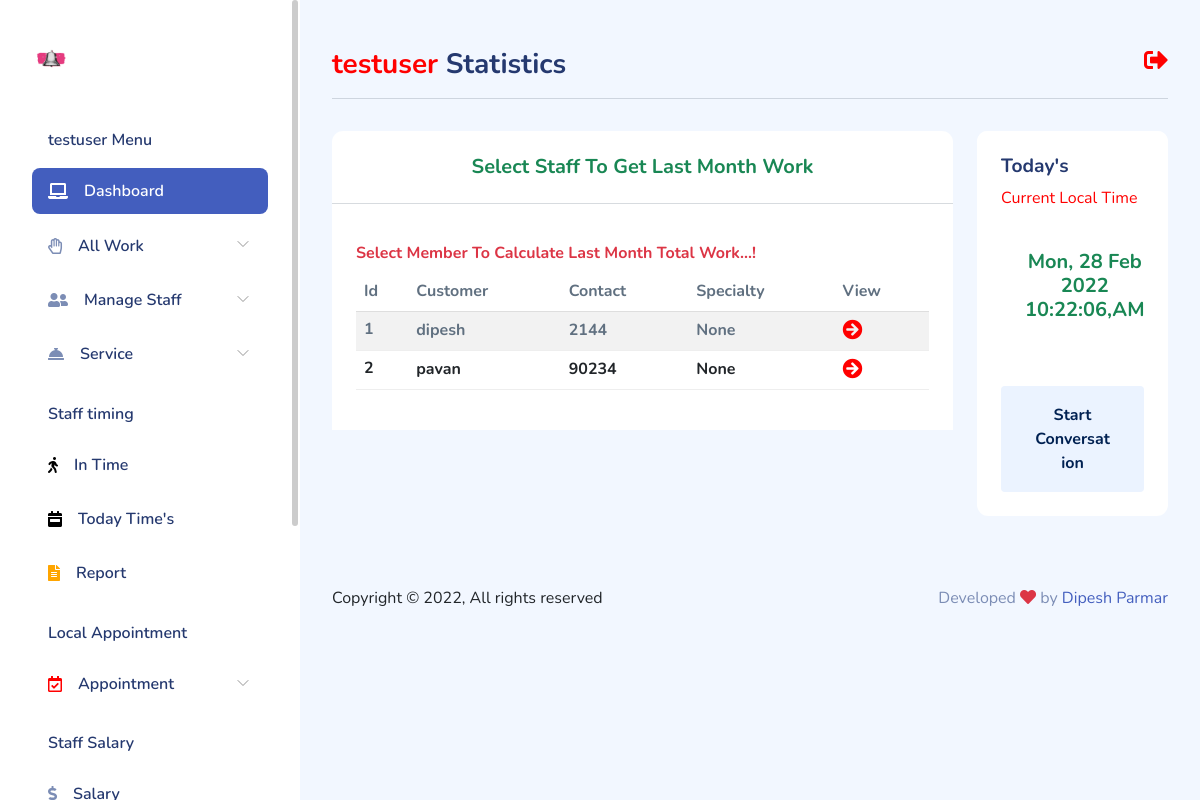
The app's page /client/staff-month-work/ (signed in) with its own data.
### client/models.py (models this page shows, shortened)
class Staff(models.Model):
    user = models.ForeignKey(User, on_delete=models.CASCADE,null=True, blank=True)
    profile = models.ImageField(upload_to = 'staff/')
    name = models.CharField(max_length=100)
    phone = models.PositiveIntegerField()
    email = models.EmailField(max_length=100, null=True, blank=True)
    service = models.CharField(max_length=100, null=True, blank=True)
    fdate = models.DateTimeField(auto_now_add=True)

### client/views.py (the view)
# urls.py: path('staff-month-work/', views.month_work, name='lastmon'),
@user_passes_test(lambda u: u.is_authenticated, login_url='/')
def month_work(request):
    mo_wk = Staff.objects.filter(user=request.user)
    context = {'data': mo_wk}
    return render(request, 'client/month_work.html', context)

### client/templates/client/month_work.html (shortened to what this page needs)
{% extends "client/layout.html" %}
{% block table %}
    <div class="text-center text-success mt-4 h5 mb-2">Select Staff To Get Last Month Work</div>
    <hr>
    <div class="card-header">
        <h6 class="text-danger">Select Member To Calculate Last Month Total Work...!</h6>
        <table class="table table-striped table-hover">
            <thead class="thead-dark">
              <tr>
                <th scope="col">Id</th>
                <th scope="col">Customer</th>
                <th scope="col">Contact</th>
                <th scope="col">Specialty </th>
                <th scope="col">View</th>
              </tr>
            </thead>
            <tbody class="h6 text-dark">
                {% if data %}
                    {% for dt in data %}
                        <tr>
                        <th scope="row">{{forloop.counter}}</th>
                        <td>{{dt.name}}</td>
                        <td>{{dt.phone}}</td>
                        <td>{{dt.service}}</td>
                        <td><a href="{% url 'month_work' dt.name %}">
                            <i class="fas fa-arrow-circle-right" style="font-size:20px; color:red;"></i></td>
                        </tr>
                    {% endfor %}
                {% else %}
                        <h5 class="text-danger">Data Not Available</h5>
                {% endif %}
            </tbody>
          </table>
    </div>
{% endblock table %}
{% block cardfeatur %}
<div class="card-header">
    <h4>Today's</h4><span><marquee style="color:red;">Current Local Time</marquee> </span>
</div>
<div class="px-4 pb-4">
    <div class="card-content pb-4">
        <div class="recent-message d-flex px-4 py-3">
            <span class="text-center text-success font-weight-bold h5">
                {% now "D, d M Y" %}
                {% now "h:i:s,A" %}
            </span>
        </div>
    </div>
    <button class='btn btn-block btn-xl btn-light-primary font-bold mt-3'>Start
        Conversation</button>
</div>
{% endblock cardfeatur %}

### client/templates/client/layout.html (shortened to what this page needs)
{% load static %}
<!DOCTYPE html>
<html lang="en">
<head>
  <link rel="stylesheet" href="https://use.fontawesome.com/releases/v5.11.2/css/all.css">
    <link rel="stylesheet" href="{% static 'client/css/bootstrap.css' %}">
    <link rel="stylesheet" href="{% static 'client/css/bold.css' %}">
    <link rel="stylesheet" href="{% static 'client/css/perfect-scrollbar.css' %}">
    <link rel="stylesheet" href="{% static 'client/css/bootstrap-icons.css' %}">
    <link rel="stylesheet" href="{% static 'client/css/app.css' %}">
</head>
<body>
    <div id="app">
        <div id="sidebar" class="active">
            <div class="sidebar-wrapper active">
    <div class="sidebar-header">
        <div class="d-flex justify-content-between">
            <div class="logo">
                <a href="index.html"><img src="{% static 'client/img/bell.png' %}"  class="img-fluid"  alt="Logo" srcset=""></a>
            </div>
        </div>
    </div>
    <div class="sidebar-menu">
        <ul class="menu">
            <li class="sidebar-title">{{request.user}} Menu</li>
            <li
                class="sidebar-item active ">
                <a href="{% url 'client' %}" class='sidebar-link'>
                    <i class="fas fa-laptop"></i>
                    <span>Dashboard</span>
                </a>
            </li>
            <li
                class="sidebar-item  has-sub">
                <a href="#" class='sidebar-link'>
                    <i class="far fa-hand-paper"></i>
                    <span>All Work</span>
                </a>
            </li>
            <li
                class="sidebar-item  has-sub">
                <a href="#" class='sidebar-link'>
                    <i class="fas fa-user-friends"></i>
                    <span>Manage Staff</span>
                </a>
            </li>
            <li
                class="sidebar-item  has-sub">
                <a href="#" class='sidebar-link'>
                    <i class="fas fa-concierge-bell" style=""></i>
                    <span>Service</span>
                </a>
            </li>
            <li class="sidebar-title">Staff timing</li>
            <li
                class="sidebar-item  ">
                <a href="{% url 'timing' %}" class='sidebar-link'>
                    <i class="fas fa-walking" style="color:black;"></i>
                    <span>In Time</span>
                </a>
            </li>
            <li
                class="sidebar-item   ">
                <a href="{% url 'totime' %}" class='sidebar-link'>
                    <i class="fas fa-calendar-week" style="color:black;"></i>
                    <span>Today Time's</span>
                </a>
            </li>
            <li
            class="sidebar-item   ">
            <a href="{% url 'report' %}" class='sidebar-link'>
                <i class="fas fa-file-alt" style="color:orange;"></i>
                <span>Report</span>
            </a>
            </li>
            <li class="sidebar-title">Local Appointment</li>
            <li
                class="sidebar-item  has-sub">
                <a href="" class='sidebar-link'>
                    <i class="far fa-calendar-check" style="color:red;"></i>
                    <span>Appointment</span>
                </a>
            </li>
            <li class="sidebar-title">Staff Salary</li>
            <li
                class="sidebar-item  ">
                <a href="{% url 'salary' %}" class='sidebar-link'>
                    <i class="fas fa-dollar-sign"></i>
                    <span>Salary</span>
                </a>
            </li>
        </ul>
    </div>
</div>
        </div>
        <div id="main">
<div class="page-heading">
    <div class="float-end">
        <a href="{% url 'logoutv' %}"  ><i class="fas fa-sign-out-alt" style="font-size:24px; color:red;"></i></a>
    </div>
    <h3> <span style="color:red;">{{request.user}}</span> Statistics</h3>
    <hr>
</div>
<div class="page-content">
    <section class="row">
        <div class="col-12 col-lg-9">
            <div class="row">
                <div class="col-12">
                    <div class="card">
                        {% block table %}{% endblock table %}
                    </div>
                </div>
            </div>
            <div class="row">
                <div class="col-12 col-xl-4">
                </div>
                <div class="col-12 col-xl-8">
                </div>
            </div>
        </div>
        <div class="col-12 col-lg-3">
            <div class="card">
                {% block cardfeatur %}{% endblock cardfeatur %}
            </div>
            </div>
        </section>
    </div>
            <footer class="black">
                <div class="footer clearfix mb-0 text-muted">
                    <div class="float-start text-dark">
                        <p>Copyright  &copy; {% now 'Y' %},   All rights reserved</p>
                    </div>
                    <div class="float-end">
                        <p>Developed <span class="text-danger"><i class="fas fa-heart"></i></span> by <a
                                href="">Dipesh Parmar</a></p>
                    </div>
                </div>
            </footer>
        </div>
    </div>
</body>
</html>

### client/static/client/css/perfect-scrollbar.css (style rules this page uses)
.ps { overflow: hidden !important; overflow-anchor: none; -ms-overflow-style: none; touch-action: auto; -ms-touch-action: auto; }

### client/static/client/css/app.css (style rules this page uses)
.btn.btn-light-primary { background-color:#ebf3ff;color:#002152 }
.btn-block { width:100% }
.card { border:none;margin-bottom:2.2rem }
.card .card-header { border:none }
.card .card-header h4 { font-size:1.2rem;font-weight:700 }
.card .card-content { position:relative }
#sidebar.active .sidebar-wrapper { left:0 }
.sidebar-wrapper { background-color:#fff;bottom:0;height:100vh;overflow-y:auto;position:fixed;top:0;transition:left .5s ease-out;width:300px;z-index:10 }
.sidebar-wrapper .sidebar-header { font-size:2rem;font-weight:700;padding:2rem 2rem 1rem }
.sidebar-wrapper .sidebar-header img { height:1.2rem }
.sidebar-wrapper .menu { font-weight:600;margin-top:2rem;padding:0 2rem }
.sidebar-wrapper .menu .sidebar-title { color:#25396f;font-size:1rem;font-weight:600;list-style:none;margin:1.5rem 0 1rem;padding:0 1rem }
.sidebar-wrapper .menu .sidebar-link { align-items:center;border-radius:.5rem;color:#25396f;display:block;display:flex;font-size:1rem;padding:.7rem 1rem;text-decoration:none;transition:all .5s }
.sidebar-wrapper .menu .sidebar-link i,.sidebar-wrapper .menu .sidebar-link svg { color:#7c8db5 }
.sidebar-wrapper .menu .sidebar-link span { margin-left:1rem }
.sidebar-wrapper .menu .sidebar-item { list-style:none;margin-top:.5rem;position:relative }
.sidebar-wrapper .menu .sidebar-item.has-sub .sidebar-link:after { color:#ccc;display:block;position:absolute;right:15px;top:12px }
.sidebar-wrapper .menu .sidebar-item.active>.sidebar-link { background-color:#435ebe }
.sidebar-wrapper .menu .sidebar-item.active>.sidebar-link span { color:#fff }
.sidebar-wrapper .menu .sidebar-item.active>.sidebar-link i,.sidebar-wrapper .menu .sidebar-item.active>.sidebar-link svg { fill:#fff;color:#fff }
.dataTable-table td,.dataTable-table thead th,.table td,.table thead th { vertical-align:middle }
.dataTable-table:not(.table-borderless) thead th,.table:not(.table-borderless) thead th { border-bottom:1px solid #dedede!important }
#main { margin-left:300px;padding:2rem }
.page-heading { margin:0 0 2rem }
.page-heading h3 { font-weight:700 }
a { text-decoration:none }
.font-bold { font-weight:700 }
.btn-xl { padding:1rem 2rem }

### records on screen
Staff: name "dipesh", phone "2144", service "None"
Staff: name "pavan", phone "90234", service "None"

### other values on screen
{{ request.user }} "testuser"
